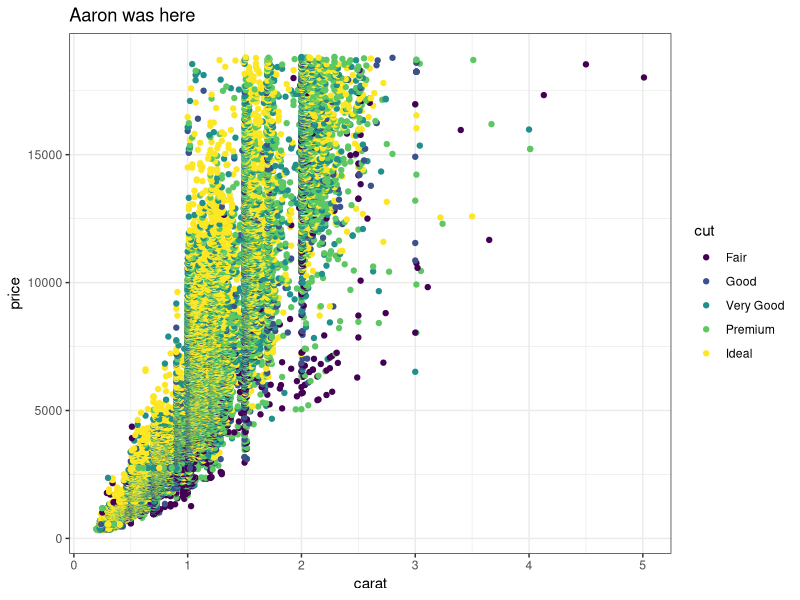
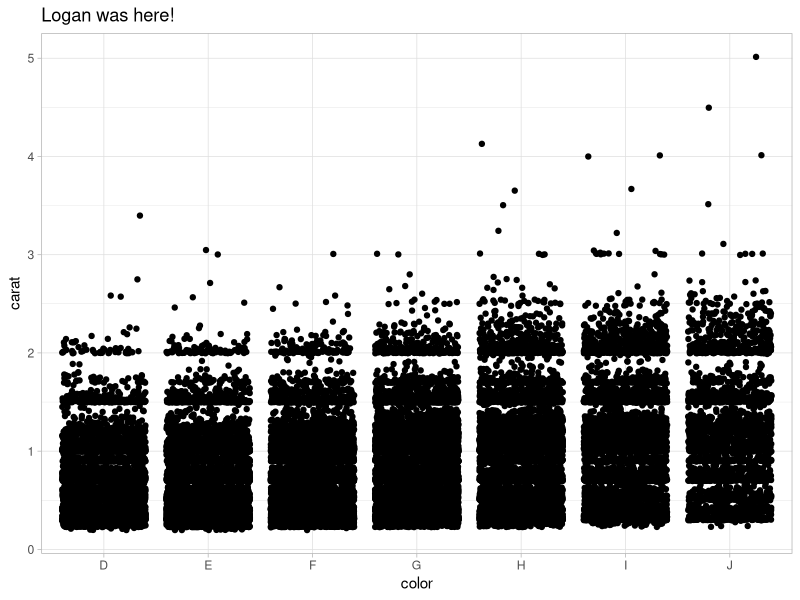
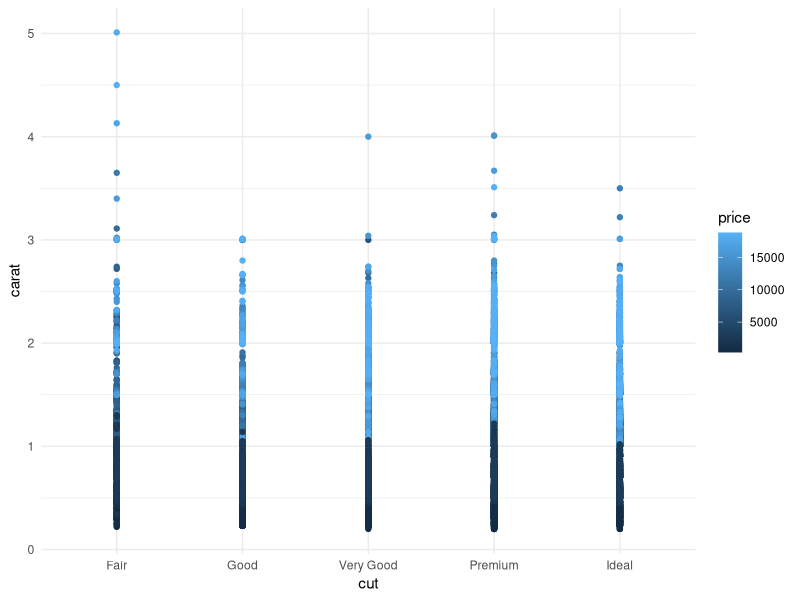

The R source for these figures, in order:
## ---- chunk 1
knitr::opts_chunk$set(echo = TRUE)
library(tidyverse)
## ---- chunk 2
# Partner 1: 
# Run the code below to see the original graph
# Change the code below to make the point color change based on 'cut', and update the theme to theme_bw(). Update the title to include your first name. 

ggplot(data = diamonds, aes(x = carat, y = price)) +
  geom_point(aes(colour = cut)) +
  theme_bw() +
  labs(title = "Aaron was here")
## ---- chunk 3
# Partner 2: 
# Run the code below to see the original graph
# Change the code below to make the geom a geom_jitter, and update the theme to theme_light. Update the title to include your first name. 

ggplot(data = diamonds, aes(x = color, y = carat)) +
  geom_jitter() +
  theme_light() +
  labs(title = "Logan was here!")
## ---- chunk 4

ggplot(data = diamonds, aes(x = cut, y = carat)) +
  geom_point(aes(colour = price)) +
  theme_minimal()

# pure brilliance
boogie <- 1+2+3+4+5

## ---- chunk 5
